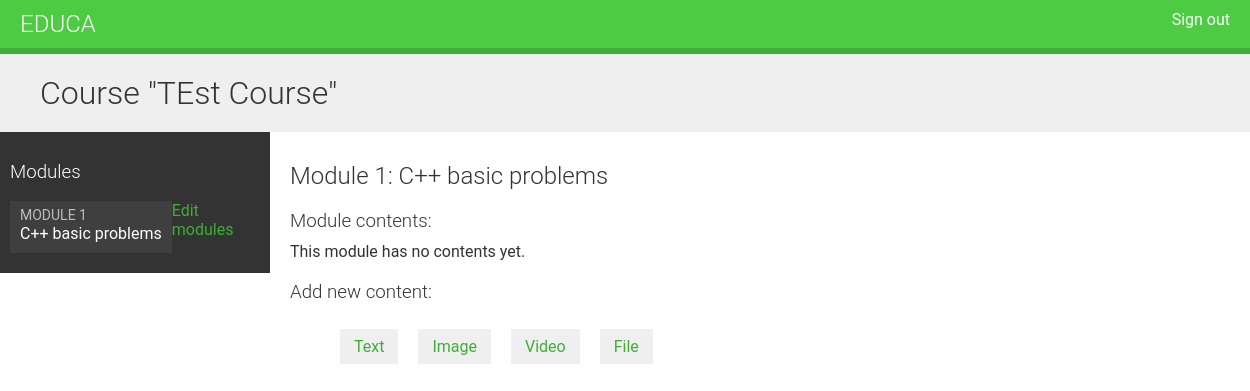
/course/module/8/ (signed in), run on an earlier commit of the app's database.
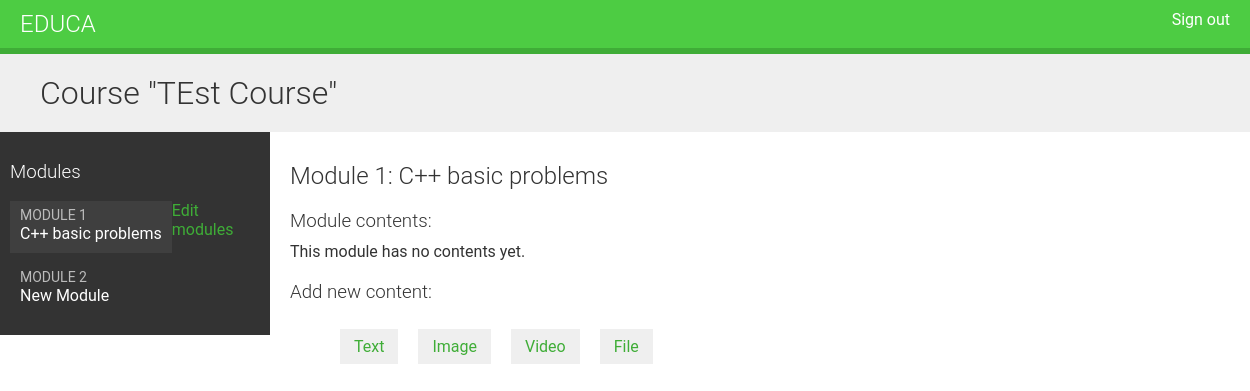
And on a later commit of the database.
### courses/models.py (models this page shows, shortened)
class Course(models.Model):
	owner = models.ForeignKey(User, related_name='courses_created', on_delete=models.CASCADE)
	subject = models.ForeignKey(Subject, related_name='courses', on_delete=models.CASCADE)
	title = models.CharField(max_length=250)
	slug = models.SlugField(max_length=500, unique=True)
	overview = models.TextField()
	created = models.DateTimeField(auto_now_add=True)
	students = models.ManyToManyField(User, related_name='courses_joined', blank=True)
	class Meta:
		ordering = ['-created']

class Module(models.Model):
	course = models.ForeignKey(Course, related_name='modules', on_delete=models.CASCADE)
	title = models.CharField(max_length=250)
	description = models.TextField(blank=True)
	order = OrderField(blank=True, for_fields=['course',])
	class Meta:
		ordering = ['order']

### courses/views.py (the view)
# urls.py: path('module/<int:module_id>/', views.ModuleContentListView.as_view(), name='module_content_list'),
class ModuleContentListView(TemplateResponseMixin, View):
	template_name = 'courses/manage/module/content_list.html'
	def get(self, request, module_id):
		module = get_object_or_404(Module, id=module_id, course__owner=request.user)
		return self.render_to_response({'module':module})

### templates/courses/manage/module/content_list.html (shortened to what this page needs)
{% extends "base.html" %}
{% load course %}
{% block content %}
  {% with course=module.course %}
    <h1>Course "{{ course.title }}"</h1>
    <div class="contents">
      <h3>Modules</h3>
      <ul id="modules">
        {% for m in course.modules.all %}
          <li data-id="{{ m.id }}" {% if m == module %}class="selected"{% endif %}>
            <a href="{% url "module_content_list" m.id %}">
              <span>
                Module <span class="order">{{ m.order|add:1 }}</span>
              </span>
              <br>
              {{ m.title }}
            </a>
          </li>
        {% empty %}
          <li>No modules yet.</li>
        {% endfor %}
      </ul>
      <p><a href="{% url "course_module_update" course.id %}">Edit modules</a></p>
    </div>
    <div class="module">
      <h2>Module {{ module.order|add:1 }}: {{ module.title }}</h2>
      <h3>Module contents:</h3>
      <div id="module-contents">
        {% for content in module.contents.all %}
          <div data-id="{{ content.id }}">
            {% with item=content.item %}
              <p>{{ item }} ({{ item|model_name }})</p>
              <a href="{% url "module_content_update" module.id item|model_name item.id %}">Edit</a>
              <form action="{% url "module_content_delete" content.id %}" method="post">
                <input type="submit" value="Delete">
                {% csrf_token %}
              </form>
            {% endwith %}
          </div>
        {% empty %}
          <p>This module has no contents yet.</p>
        {% endfor %}
      </div>
      <h3>Add new content:</h3>
      <ul class="content-types">
        <li><a href="{% url "module_content_create" module.id "text" %}">Text</a></li>
        <li><a href="{% url "module_content_create" module.id "image" %}">Image</a></li>
        <li><a href="{% url "module_content_create" module.id "video" %}">Video</a></li>
        <li><a href="{% url "module_content_create" module.id "file" %}">File</a></li>
      </ul>
    </div>
  {% endwith %}
{% endblock %}

### templates/base.html (shortened to what this page needs)
{% load static %}
<!DOCTYPE html>
<html>
<head>
  <link href="{% static "css/style.css" %}" rel="stylesheet">
</head>
<body>
  <div id="header">
    <a href="/" class="logo">Educa</a>
    <ul class="menu">
      {% if request.user.is_authenticated %}
        <li><a href="{% url "logout" %}">Sign out</a></li>
      {% else %}
        <li><a href="{% url "login" %}">Sign in</a></li>
      {% endif %}
    </ul>
  </div>
  <div id="content">
    {% block content %}
    {% endblock %}
  </div>
</body>
</html>

### static/css/style.css (style rules this page uses)
body { margin:0; font-family:'Roboto', sans-serif; font-weight:400; color:#333; }
a { color:#3fad37; text-decoration:none; }
ul { float:left; }
h1, h2, h3, h4, h5, h6 { font-family:'Roboto', sans-serif; font-weight:300; }
h1 { background:#efefef; width:100%; overflow:auto; padding:20px 0 20px 40px; margin:0; }
.module { padding:10px 20px; float:left; width:600px; }
.module h3 { margin:20px 0 0; padding:0; width:100%; }
.module p { margin:10px 0 20px; width:100%; float:left; }
#header { background:#4dcc43; overflow:auto; padding:10px 20px; border-bottom:6px solid #3fad37; }
#header .logo { text-decoration:none; font-family:'Roboto', sans-serif; font-weight:300; text-transform:uppercase; font-size:24px; color:#fff; float:left; }
#header a { color:#fff; }
#header .menu { list-style:none; float:right; margin:0; padding:0; }
.contents { width:20%; padding:10px; float:left; background:#333; color: #fff; font-family:'Roboto', sans-serif; }
.contents ul { list-style:none; margin:0; padding:0; }
.contents ul li { margin:0 0 10px 0; padding:4px 10px 10px; overflow:auto; }
.contents ul li.selected { background:#3f3f3f; }
.contents ul span { text-transform:uppercase; color:#bbb; font-size:14px; }
.contents ul a { display:block; color:#fff; text-decoration:none; }
ul.content-types li { list-style:none; float:left; margin:10px; background:#efefef; padding:8px 14px; }

What changed in the data, as far as the page shows it:
added Module: order|add "2", title "New Module"
